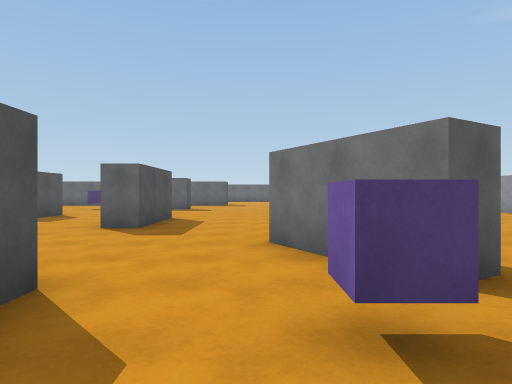
View 1 (above)

24 first-person views from a walk through a scene from a Unity 3-D project. The camera is 1.4 m above the floor, looks level and sees 75° across. The floor is counted in squares, 2 m on a side. Each view is taken from the middle of a square. On the plan, view 1 faces up. The plan holds only what a view shows up to about 10 squares ahead; the rest is blank. The place goes on beyond the plan.

View 2
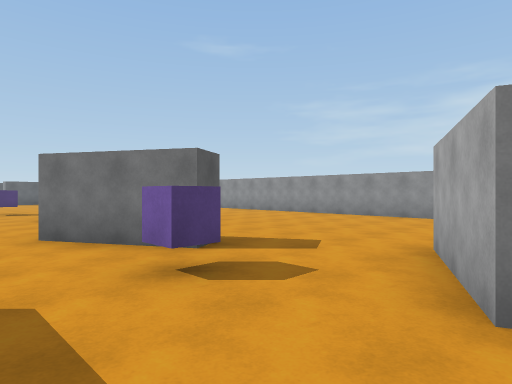

View 3
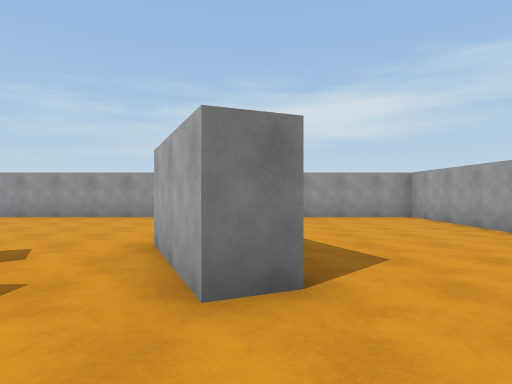

View 4
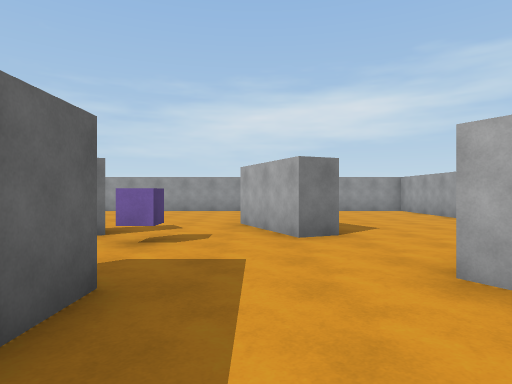

View 5
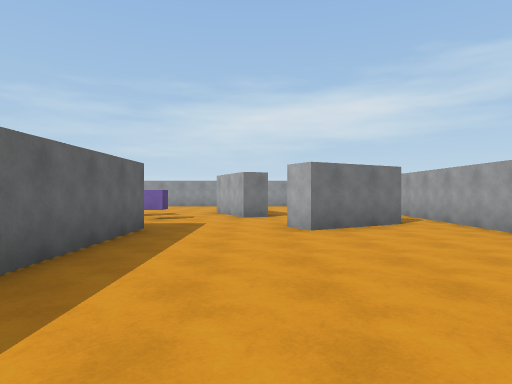

View 6
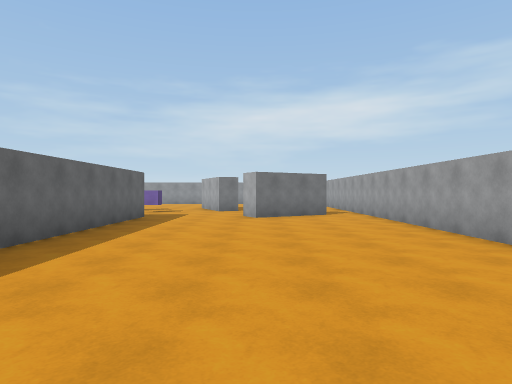

View 7
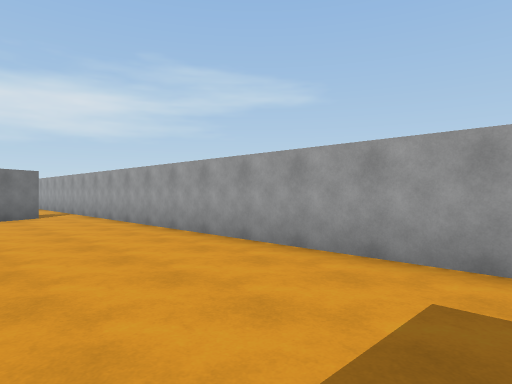

View 8
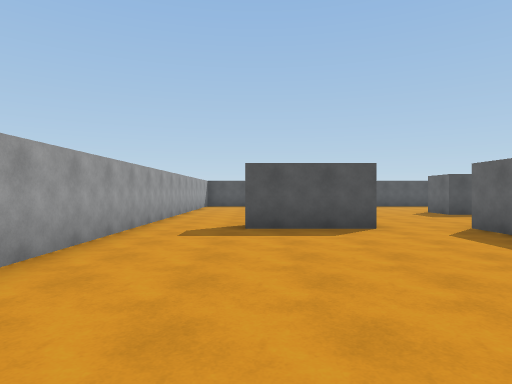

View 9
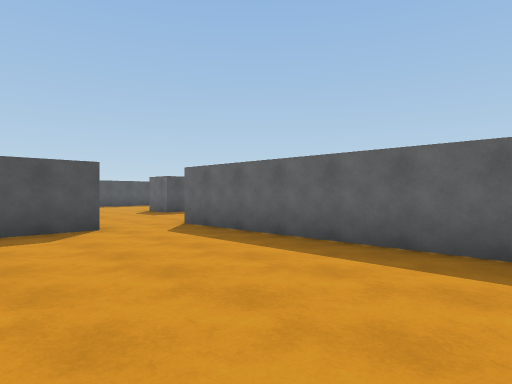

View 10
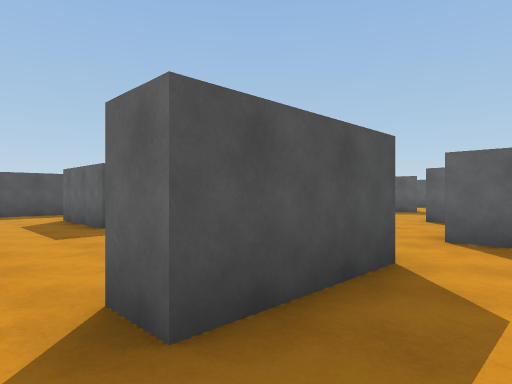

View 11
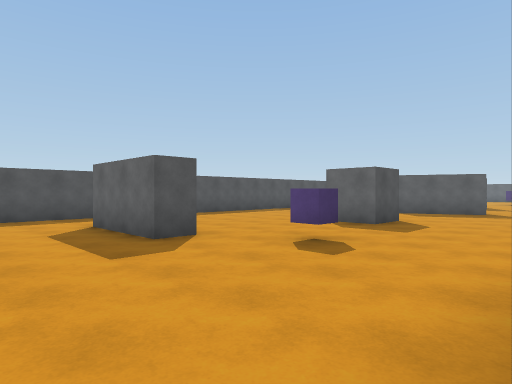

View 12
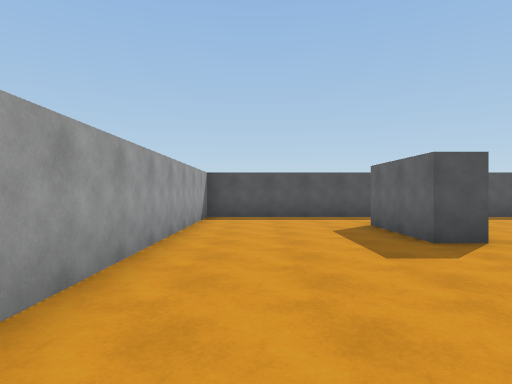

View 13
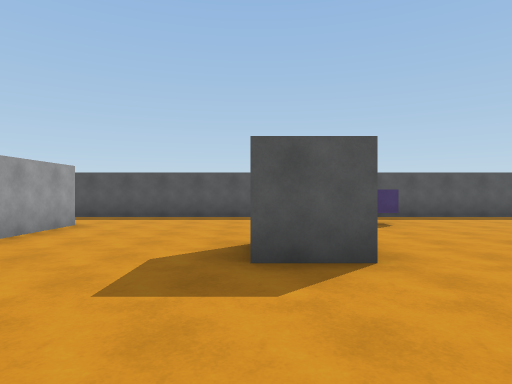

View 14
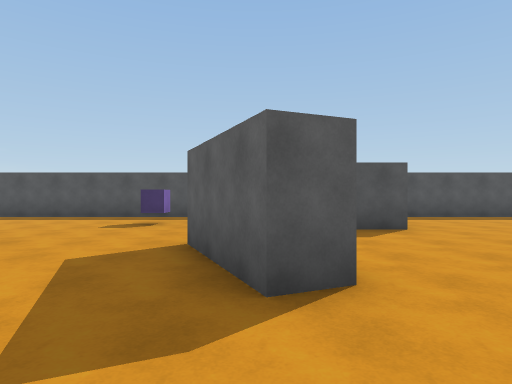

View 15
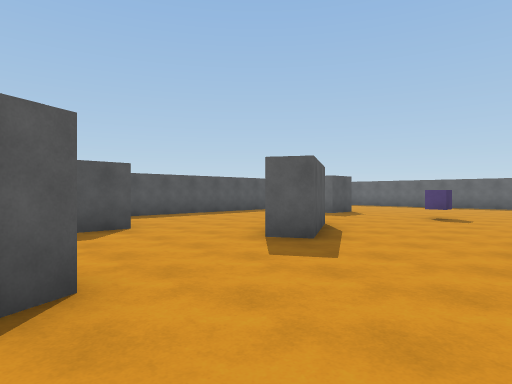

View 16
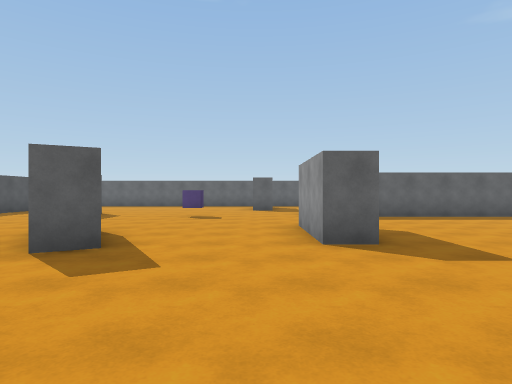

View 17
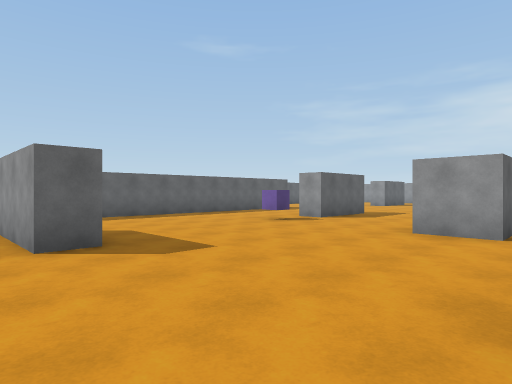

View 18
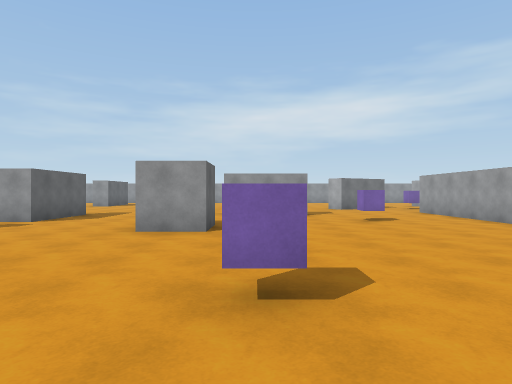

View 19
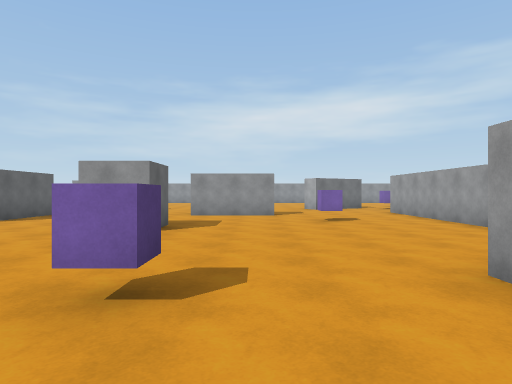

View 20
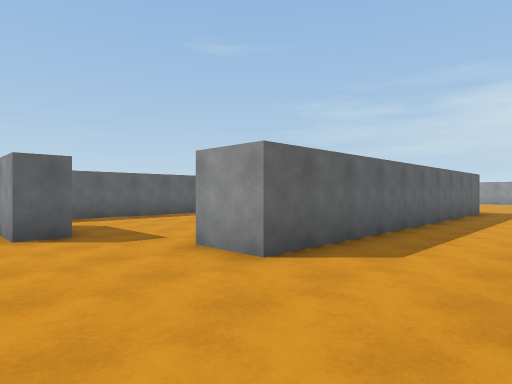

View 21
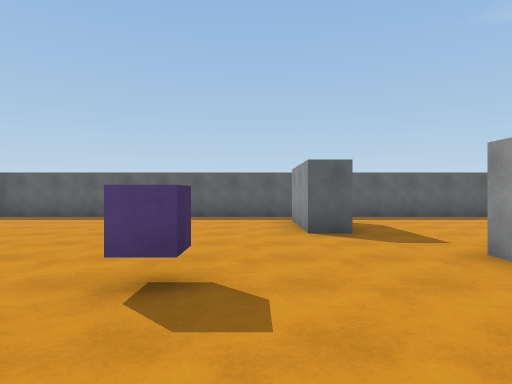

View 22
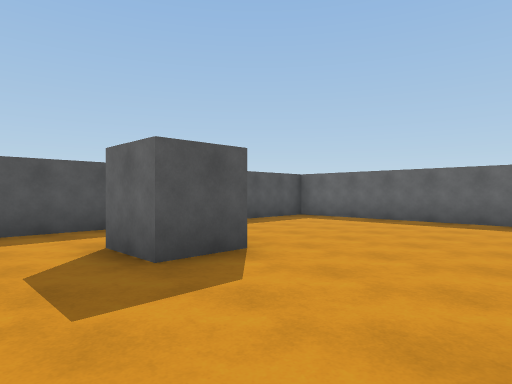

View 23
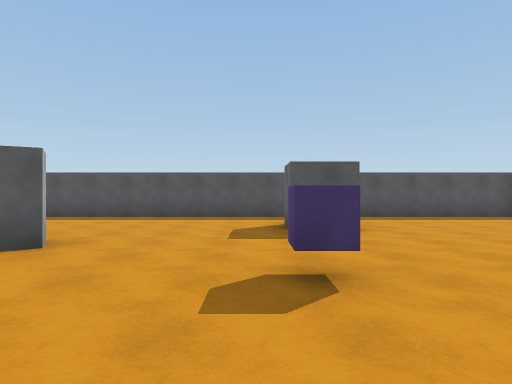

View 24
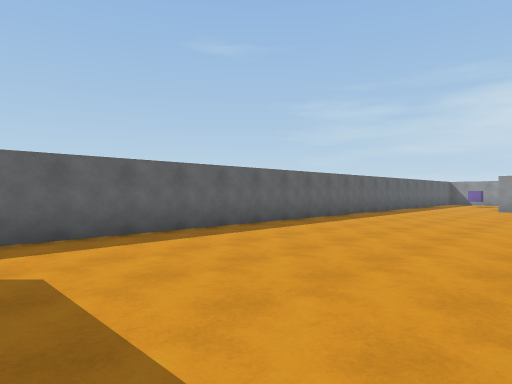

### Floor plan
Points are (right, up) in squares from view 1. A wall is a line through its corners. A room is listed if a view was taken in it or the views show most of it. See-through windows are left out.
Room 1 (views 1, 2, 3)
walls: (1.1, -0.7) (3.5, 0.4); (-1.6, 2.5) (-1.6, 2); (2.1, 2.8) (1.4, 2.4) (0.7, 3.6)
ways out: opening at (-2, -0.5) to room 2; opening at (0.7, 1.2) to room 3
objects: cube (1, 2)
Room 2 (views 4, 5, 6, 7, 8, 9, 10, 11, 12)
walls: (-11.4, -0.6) (-11.4, -3.2) (-12.1, -3.2); (-12.4, -5.4) (-0.5, -5.4); (-0.7, -4.2) (-1.9, -2) (-1.3, -1.6); (-1.5, 1.2) (-11.5, 1.2)
ways out: opening at (-2, -0.5) to room 1; opening at (-12, -4.5) to room 3; opening at (-11, 0) to room 3; opening at (-1, -5) to room 3
Room 3 (views 13, 14, 15, 16, 17, 18, 19, 20, 21, 22, 23, 24)
walls: (-5.9, 10) (-5.9, 8.9) (-7.1, 8.9) (-7.1, 10.1); (-11.2, 12.4) (-12.1, 12.4) (-12.1, 15); (-3, 13.2) (-5.2, 13.2) (-5.2, 14); (-2.3, 8.9) (-2.3, 6.5) (-3, 6.5) (-3, 9); (-14.5, 8.8) (-14.2, 8.1) (-16.6, 7.1); (-2.2, 17.5) (-11.4, 17.5) (-11.4, 18.8); (-12.2, 4.3) (-12.8, 4.3); (-6.4, 2.4) (-3, 2.4); (-16.7, 14) (-16.2, 14.3) (-14.9, 12.2) (-15.6, 11.8); (0.7, 3.6) (0.2, 4.6); (-15.3, 4.2) (-15.3, 3) (-16.5, 3); (-12.2, 20.6) (-13.1, 20.6) (-13.1, 23.1); (-18.2, 10.9) (-18.2, 9.9); (-18, 18.9) (-18, 17.6) (-19.4, 17.6); (-3.2, 24.4) (-11.4, 24.4); (-13, 24.4) (-21.4, 24.4) (-21.4, -5.4) (-12.4, -5.4); (1.4, -1.4) (1.1, -0.7); (-16.6, -0.8) (-16.6, -1.6) (-19.1, -1.6); (-19.1, -0.8) (-16.9, -0.8); (-0.5, -5.4) (2, -5.4); (8.4, 1.8) (8.4, 6.2); (4.6, -5.4) (8.4, -5.4) (8.4, -2.2)
ways out: opening at (0.7, 1.2) to room 1; opening at (-12, -4.5) to room 2; opening at (-11, 0) to room 2; opening at (-1, -5) to room 2
objects: cube (-19, 6); cube (-15, 0); cube (-15, 18); cube (-11, 8); cube (-7, 14); cube (-5, 5); other object (1, 12)

Where each view was taken, in squares from view 1:
view 1: 0 up, 0 right, facing up
view 2: 1 down, 1 left, facing up-right
view 3: 1 down, 1 left, facing right
view 4: 0 up, 4 left, facing right
view 5: 1 down, 8 left, facing right
view 6: 2 down, 11 left, facing right
view 7: 2 down, 11 left, facing down-right
view 8: 3 down, 5 left, facing left
view 9: 3 down, 5 left, facing up-left
view 10: 4 down, 10 left, facing up-left
view 11: 4 down, 12 left, facing up-left
view 12: 4 down, 12 left, facing left
view 13: 3 up, 12 left, facing left
view 14: 8 up, 12 left, facing left
view 15: 8 up, 12 left, facing up-left
view 16: 8 up, 13 left, facing up
view 17: 8 up, 13 left, facing up-right
view 18: 8 up, 13 left, facing right
view 19: 7 up, 13 left, facing right
view 20: 15 up, 14 left, facing up-right
view 21: 15 up, 14 left, facing up
view 22: 16 up, 15 left, facing up-left
view 23: 17 up, 12 left, facing left
view 24: 19 up, 12 left, facing up-right
